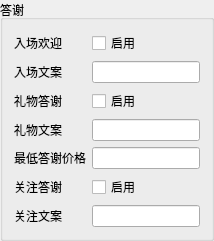
                <widget class="QGroupBox" name="groupBox_thanks">
                 <property name="title">
                  <string>答谢</string>
                 </property>
                 <layout class="QGridLayout" name="gridLayout_42">
                  <item row="4" column="0">
                   <widget class="QLabel" name="label_thanks_gift_copy">
                    <property name="text">
                     <string>礼物文案</string>
                    </property>
                   </widget>
                  </item>
                  <item row="2" column="1">
                   <widget class="QLineEdit" name="lineEdit_thanks_entrance_copy"/>
                  </item>
                  <item row="0" column="0">
                   <widget class="QLabel" name="label_thanks_entrance_enable">
                    <property name="text">
                     <string>入场欢迎</string>
                    </property>
                   </widget>
                  </item>
                  <item row="7" column="0">
                   <widget class="QLabel" name="label_thanks_follow_copy">
                    <property name="text">
                     <string>关注文案</string>
                    </property>
                   </widget>
                  </item>
                  <item row="3" column="0">
                   <widget class="QLabel" name="label_thanks_gift_enable">
                    <property name="text">
                     <string>礼物答谢</string>
                    </property>
                   </widget>
                  </item>
                  <item row="2" column="0">
                   <widget class="QLabel" name="label_thanks_entrance_copy">
                    <property name="text">
                     <string>入场文案</string>
                    </property>
                   </widget>
                  </item>
                  <item row="3" column="1">
                   <widget class="QCheckBox" name="checkBox_thanks_gift_enable">
                    <property name="text">
                     <string>启用</string>
                    </property>
                   </widget>
                  </item>
                  <item row="5" column="0">
                   <widget class="QLabel" name="label_thanks_lowest_price">
                    <property name="text">
                     <string>最低答谢价格</string>
                    </property>
                   </widget>
                  </item>
                  <item row="5" column="1">
                   <widget class="QLineEdit" name="lineEdit_thanks_lowest_price"/>
                  </item>
                  <item row="4" column="1">
                   <widget class="QLineEdit" name="lineEdit_thanks_gift_copy"/>
                  </item>
                  <item row="0" column="1">
                   <widget class="QCheckBox" name="checkBox_thanks_entrance_enable">
                    <property name="text">
                     <string>启用</string>
                    </property>
                   </widget>
                  </item>
                  <item row="6" column="0">
                   <widget class="QLabel" name="label_thanks_follow_enable">
                    <property name="text">
                     <string>关注答谢</string>
                    </property>
                   </widget>
                  </item>
                  <item row="6" column="1">
                   <widget class="QCheckBox" name="checkBox_thanks_follow_enable">
                    <property name="text">
                     <string>启用</string>
                    </property>
                   </widget>
                  </item>
                  <item row="7" column="1">
                   <widget class="QLineEdit" name="lineEdit_thanks_follow_copy"/>
                  </item>
                 </layout>
                </widget>
